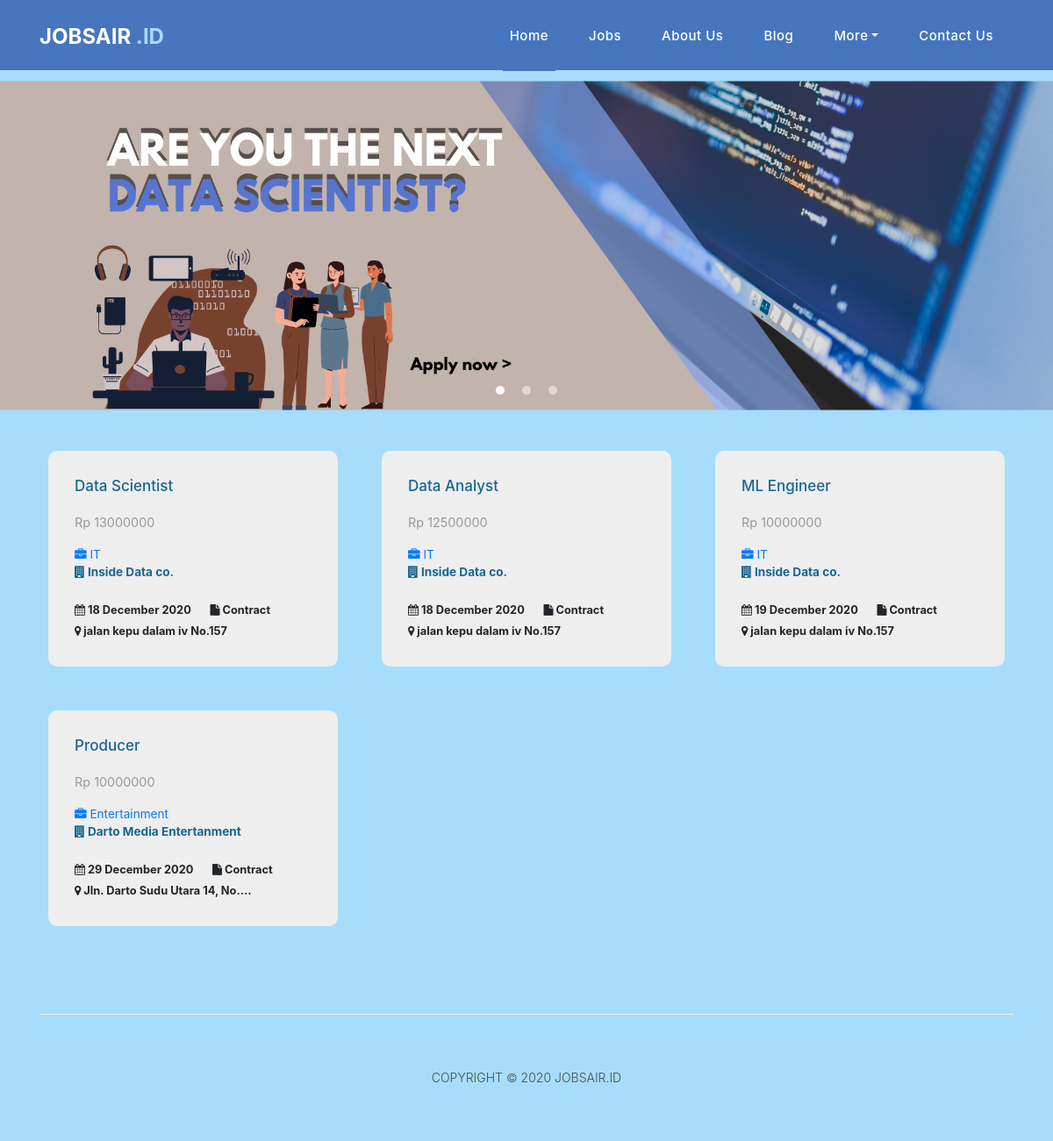
The app's page /jobs/, older data.
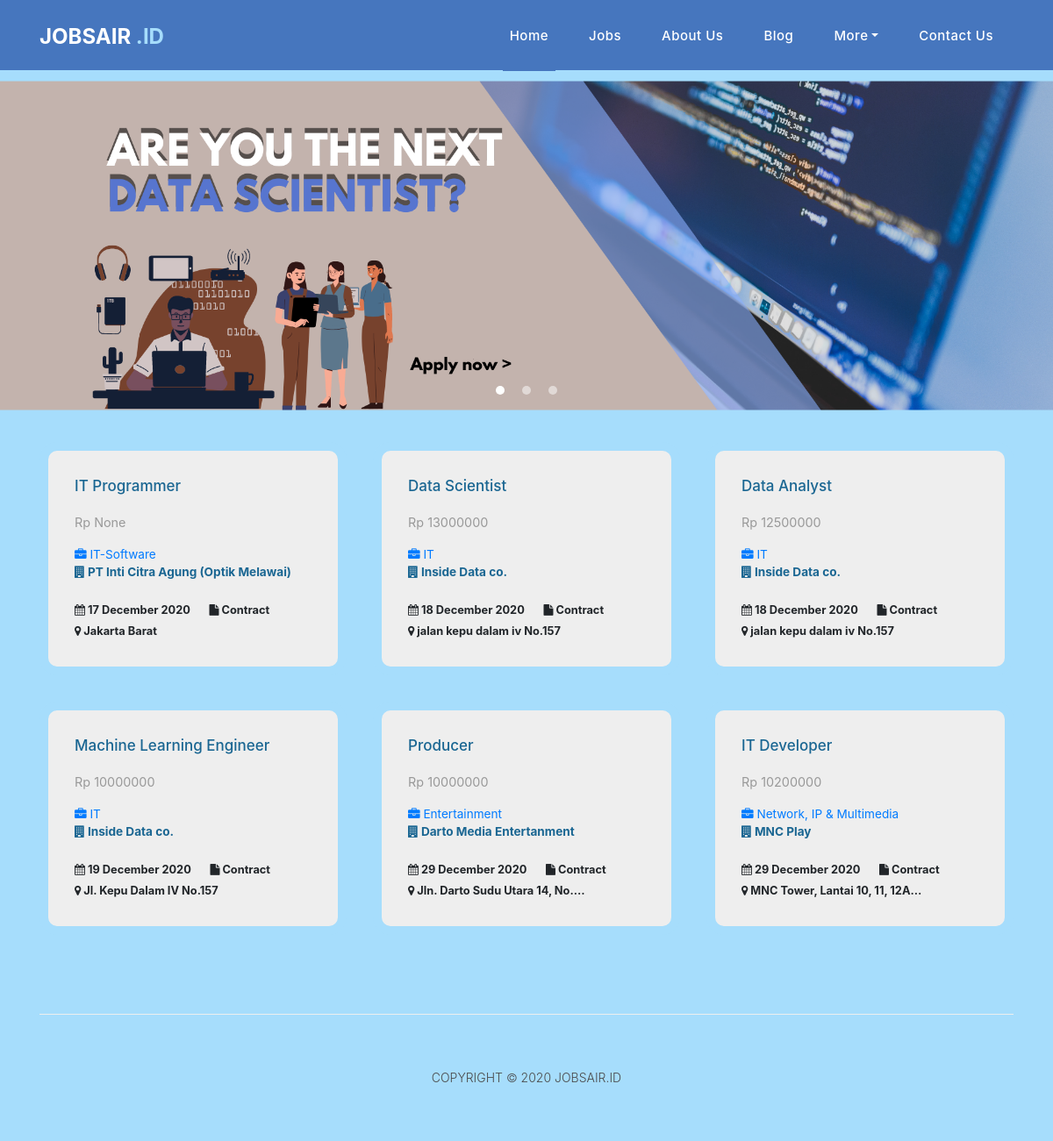
The same page, newer data.
### Jobsair_id/models.py (models this page shows, shortened)
class Post(models.Model):
    author = models.ForeignKey(settings.AUTH_USER_MODEL,
                               on_delete=models.CASCADE)
    company = models.CharField(max_length=255)
    title = models.CharField(max_length=255)
    category = models.CharField(max_length=255, default='uncategorized')
    salary = models.BigIntegerField(blank=True, null=True)
    job_desc = models.TextField()
    created_date = models.DateTimeField(default=timezone.now)
    published_date = models.DateTimeField(blank=True, null=True)
    email = models.EmailField()
    address = models.TextField(blank=True, null=True)
    comp_link = models.URLField(blank=True, null=True)

### Jobsair_id/views.py (the view)
# urls.py: path('jobs/', views.post_list, name='post_list'),
def post_list(request):
    posts = Post.objects.filter(
            published_date__lte=timezone.now()
            ).order_by('published_date')
    return render(request, 'Jobsair_id/post_list.html', {'posts': posts})

### Jobsair_id/templates/Jobsair_id/post_list.html (shortened to what this page needs)
{% extends 'Jobsair_id/base.html' %}
{% load static %}
{% block content %}
    <div class="banner header-text">
      <div class="owl-banner owl-carousel">
        <div class="banner-item-01">
          <div class="text-content">
            <a href="{% url 'post_detail' pk=1 %}"><img src="{% static 'Jobsair_id/assets/images/slider-image-1-1920x600.png' %}" alt=""></a>
          </div>
        </div>
      </div>
    </div>
    <br>
    <div class="container">
      <div class="row">
        <div class="col-md-12">
          <div class="row">
          {% for post in posts %}
            <div class="col-md-4">
              <div class="product-item">
                <div class="down-content">
                  <a href="{% url 'post_detail' pk=post.pk %}"><h4>{{ post.title }}</h4></a>
                  <h6><small>Rp {{ post.salary }}</small></h6>
                  <h4>
                    <small><a href="{% url 'job_category' post.category %}">
                    <i class="fa fa-briefcase"></i> {{ post.category }} </a>
                    <br>
                    <strong><i class="fa fa-building"></i> {{ post.company }}</strong></small>
                  </h4>
                  <small>
                       <strong title="Posted on"><i class="fa fa-calendar"></i> {{ post.published_date | date:'d F Y' }}</strong> &nbsp;&nbsp;&nbsp;&nbsp;
                       <strong title="Type"><i class="fa fa-file"></i> Contract</strong>
                       <br>
                       <strong title="Location"><i class="fa fa-map-marker"></i> {{ post.address|truncatechars:30 }}</strong>
                  </small>
                </div>
              </div>
            </div>
          {% endfor %}
          </div>
        </div>
      </div>
    </div>
{% endblock %}

### Jobsair_id/templates/Jobsair_id/base.html (shortened to what this page needs)
<!DOCTYPE html>
{% load static %}
<html lang="en">
  <head>
    <link href="{% static 'Jobsair_id/vendor/bootstrap/css/bootstrap.min.css' %}" rel="stylesheet">
    <link rel="stylesheet" href="{% static 'Jobsair_id/assets/css/fontawesome.css' %}">
    <link rel="stylesheet" href="{% static 'Jobsair_id/assets/css/style.css' %}">
    <link rel="stylesheet" href="{% static 'Jobsair_id/assets/css/owl.css' %}">
  </head>
  <body>
    <header class="">
      <nav class="navbar navbar-expand-lg">
        <div class="container">
          <a class="navbar-brand" href="{% url 'index' %}"><h2>Jobsair <em>.ID</em></h2></a>
          <div class="collapse navbar-collapse" id="navbarResponsive">
            <ul class="navbar-nav ml-auto">
                <li class="nav-item active">
                    <a class="nav-link" href="{% url 'index' %}">Home
                    </a>
                </li>
                <li class="nav-item"><a class="nav-link" href="{% url 'post_list' %}">Jobs</a></li>
                <li class="nav-item"><a class="nav-link" href="{% url 'about_us' %}">About us</a></li>
                <li class="nav-item"><a class="nav-link" href="{% url 'blog_list' %}">Blog</a></li>
                <li class="nav-item dropdown">
                    <a class="nav-link dropdown-toggle" data-toggle="dropdown" href="#" role="button" aria-haspopup="true" aria-expanded="false">More</a>
                </li>
                <li class="nav-item"><a class="nav-link" href="{% url 'contact_us' %}">Contact Us</a></li>
            </ul>
          </div>
        </div>
      </nav>
    </header>
    {% block content %}
    {% endblock %}
    <footer>
      <div class="container">
        <div class="row">
          <div class="col-md-12">
            <div class="inner-content">
              <p>Copyright © 2020 JOBSAIR.ID</p>
            </div>
          </div>
        </div>
      </div>
    </footer>
  </body>
</html>

### Jobsair_id/static/Jobsair_id/assets/css/style.css (style rules this page uses)
body { font-family: 'Poppins', sans-serif,#eeeeee; background: #A6DDFC; overflow-x: hidden; text-rendering: optimizeLegibility; -webkit-font-smoothing: antialiased; -moz-osx-font-smoothing: grayscale; }
p { margin-bottom: 0px; font-size: 14px; font-weight: 300; color: #4a4a4a; line-height: 24px; }
a { text-decoration: none!important; }
ul { padding: 0; margin: 0; list-style: none; }
h1,h2,h3,h4,h5,h6 { margin: 0px; }
header { position: absolute; z-index: 99999; width: 100%; height: 80px; background-color: #4676BE; -webkit-transition: all 0.3s ease-in-out 0s; -moz-transition: all 0.3s ease-in-out 0s; -o-transition: all 0.3s ease-in-out 0s; transition: all 0.3s ease-in-out 0s; }
header .navbar { padding: 17px 0px; }
.navbar .navbar-brand { float: left; margin-top: -12px; outline: none; }
.navbar .navbar-brand h2 { color: #fff; text-transform: uppercase; font-size: 24px; font-weight: 700; -webkit-transition: all .3s ease 0s; -moz-transition: all .3s ease 0s; -o-transition: all .3s ease 0s; transition: all .3s ease 0s; }
.navbar .navbar-brand h2 em { font-style: normal; color: #A6DDFC; }
#navbarResponsive { z-index: 999; }
.navbar-collapse { text-align: center; }
.navbar .navbar-nav .nav-item { margin: 0px 15px; }
.navbar .navbar-nav a.nav-link { text-transform: capitalize; font-size: 15px; font-weight: 500; letter-spacing: 0.5px; color: #fff; transition: all 0.5s; margin-top: 5px; }
.navbar .navbar-nav .nav-link:hover, .navbar .navbar-nav .active>.nav-link, .navbar .navbar-nav .nav-link.active, .navbar .navbar-nav .nav-link.show, .navbar .navbar-nav .show>.nav-link { color: #fff; padding-bottom: 25px; border-bottom: 3px solid #4676BE; }
.banner { position: relative; text-align: center; padding-top: 80px; }
.banner-item-01 { padding: 200px 0px; background-size: cover; background-repeat: no-repeat; background-position: center center; }
.banner .text-content { position: absolute; top: 50%; transform: translateY(-50%); text-align: center; width: 100%; }
.product-item { border: 10px solid #A6DDFC; background: #eeeeee; margin-bottom: 30px; border-radius: 20px; }
.product-item .down-content { padding: 30px; position: relative; }
.product-item .down-content h4 { font-size: 17px; color: #1a6692; margin-bottom: 20px; }
.product-item .down-content h6 { font-size: 18px; margin-bottom: 15px; color: #121212; }
.product-item .down-content h6 small { color: #999; }
footer { text-align: center; }
footer .inner-content { border-top: 1px solid #eee; margin-top: 60px; padding: 60px 0px; }
footer .inner-content p { text-transform: uppercase; }

Row changes from the older to the newer data that the page shows:
added Post: title "IT Programmer", salary "None", category "IT-Software", company "PT Inti Citra Agung (Optik Melawai)", published_date "17 December 2020", address "Jakarta Barat"
changed Post: title "ML Engineer" → "Machine Learning Engineer"; address "jalan kepu dalam iv No.157" → "Jl. Kepu Dalam IV No.157"
added Post: title "IT Developer", salary "10200000", category "Network, IP & Multimedia", company "MNC Play", published_date "29 December 2020", address "MNC Tower, Lantai 10, 11, 12A…"
